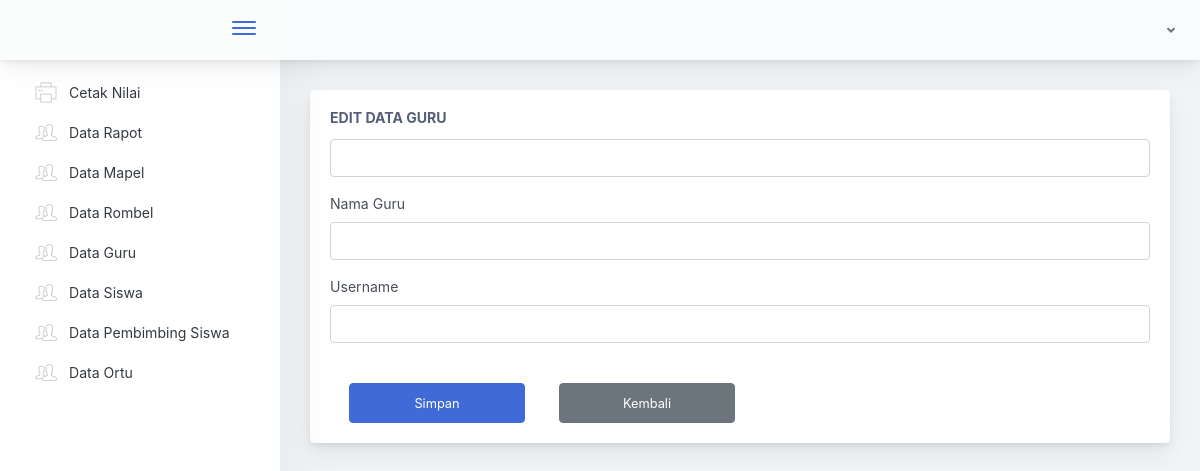
The page /Tu/editguru/12312312 on the database as committed earlier.
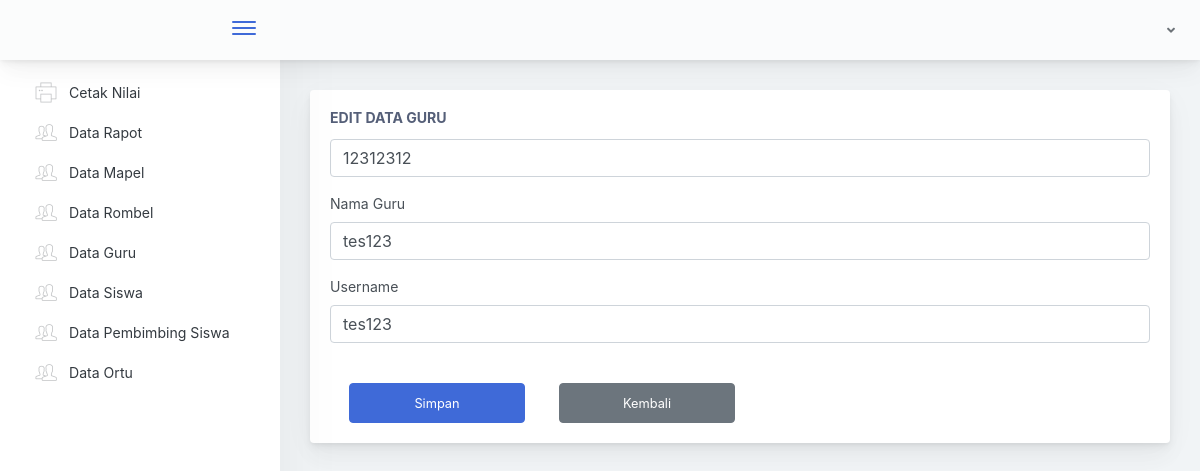
The same page on the database as committed later.
### tables this page shows
CREATE TABLE `tb_guru` (
  `nip` int NOT NULL,
  `username` varchar(255) NOT NULL,
  `password` varchar(55) NOT NULL,
  `nama_guru` varchar(255) NOT NULL
);

### application/controllers/Tu.php (called while the page is built, shortened)
<?php
class Tu extends CI_Controller {
  public function __construct()
  {
    $this->load->model('M_Nilai');
    $this->load->model('SaveModel');
    $this->load->model('TuModel');
    $this->load->library('form_validation');
  }
  public function editguru($nip){
    $data['dtguru'] = $this->TuModel->getDataGuruDetail($nip);
    $this->load->view('tu/editguru', $data);
  }
}

### index.php (called while the page is built, shortened)
<?php
require_once BASEPATH.'core/CodeIgniter.php';

### application/models/TuModel.php (called while the page is built, shortened)
<?php if ( ! defined('BASEPATH')) exit('No direct script access allowed');
class TuModel extends CI_Model {
    function getDataGuruDetail($nip){
        $this->db->where('nip', $nip);
        $query = $this->db->get('tb_guru');
        return $query->row();
    }
}

### application/views/tu/editguru.php (the view, shortened to what this page needs)
<!doctype html>
<html lang="en">
<head>
</head>
<body>
        <div class="app-main">
                <div class="app-main__outer">
                    <div class="app-main__inner">
                    <div class="row">
                            <div class="col-lg-12">
                                <div class="main-card mb-3 card">
                                    <div class="card-body"><h5 class="card-title">Edit Data Guru</h5>
                                      <form method="post" action="<?php echo base_url('Tu/fungsieditguru')?>">
                                        <div class="form-group">
                                            <input type="text" class="form-control" value="<?php echo $dtguru->nip; ?>" name="nip" maxlength="8" minlength="8">
                                        </div>
                                        <div class="form-group">
                                            <label>Nama Guru</label>
                                            <input type="text" class="form-control" value="<?php echo $dtguru->nama_guru; ?>" name="nama_guru">
                                        </div>
                                        <div class="form-group">
                                            <label>Username</label>
                                            <input type="text" class="form-control" value="<?php echo $dtguru->username; ?>" name="username">
                                        </div>
                                          <div class="row">
                                          <button type="submit" class="btn btn-primary mt-4" style="height: 40px; width: 11rem; margin-left: 4%;">Simpan</button>
                                          <button type="button" class="btn btn-secondary mt-4" id="back" style="height: 40px; width: 11rem; margin-left: 4%;">Kembali</button>
                                          </div>
                                      </form>
                                    </div>
                                </div>
                            </div>
                        </div>
                    </div>
        </div>
    </div>
<script type="text/javascript" src="<?php echo base_url('assets/scripts/main.js') ?>"></script></body>
</html>

Rows that differ between the two databases and show on the page:
added tb_guru: nip "12312312", nama_guru "tes123", username "tes123"
